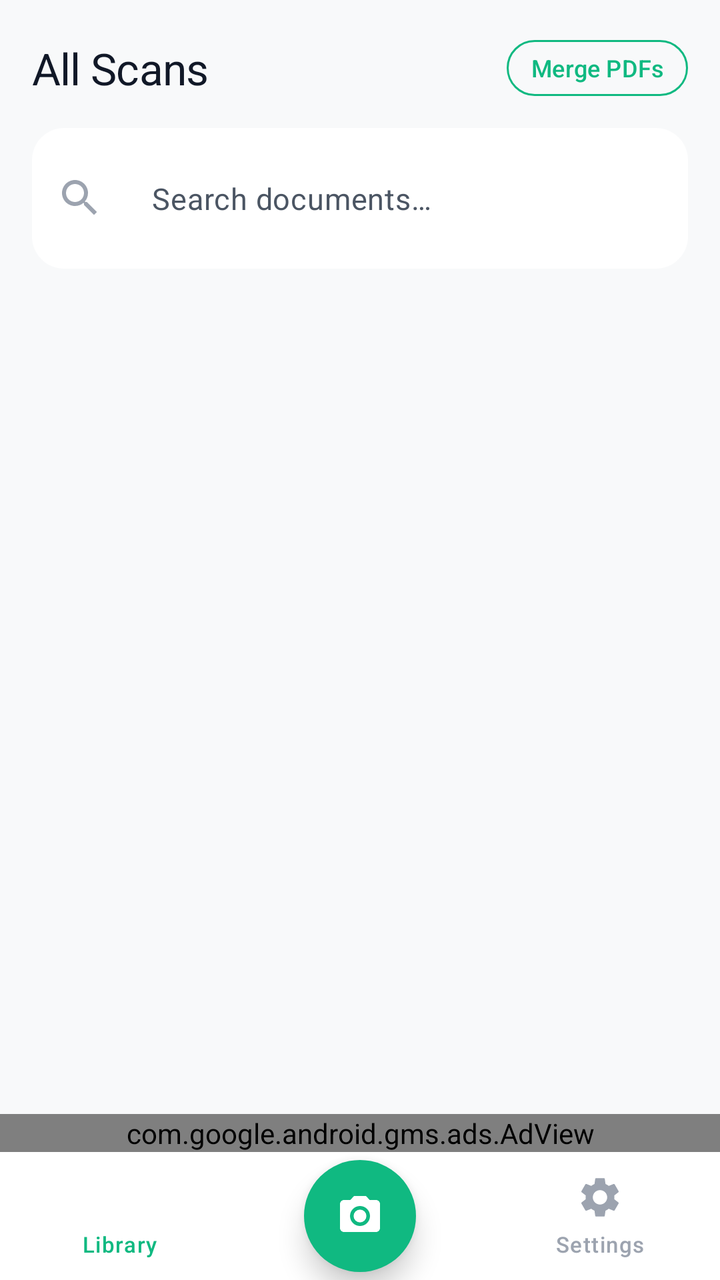
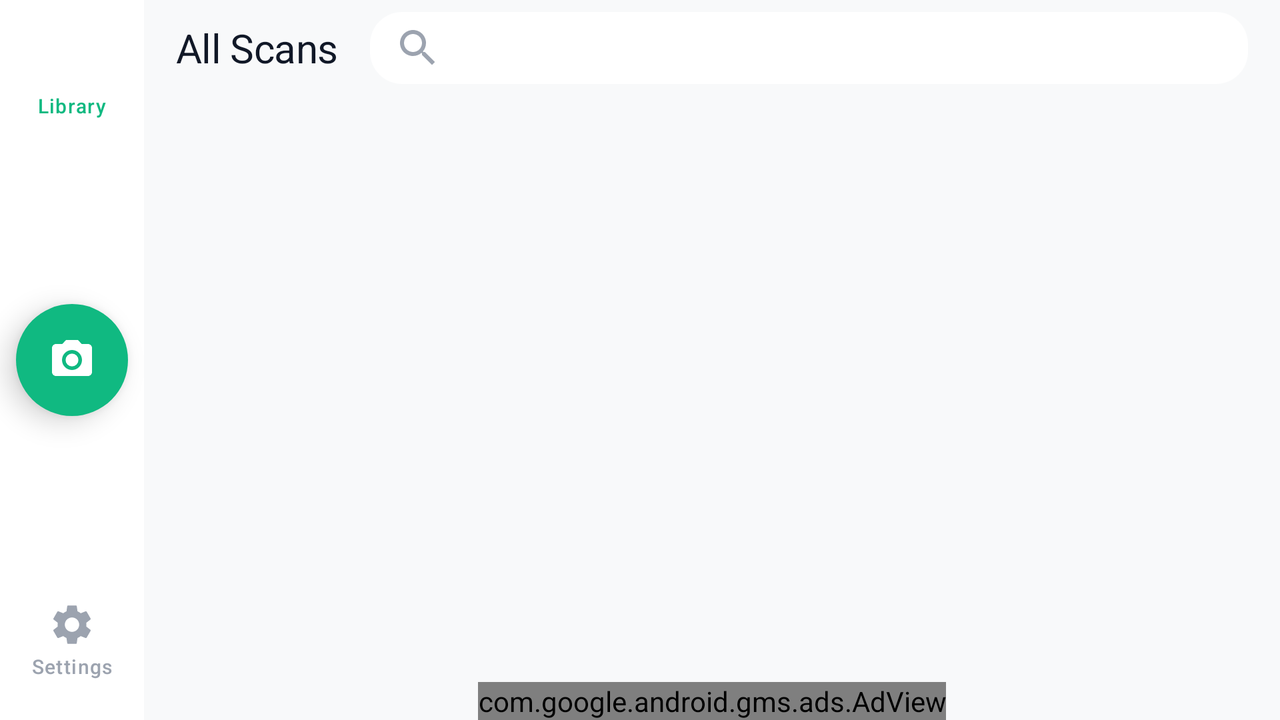

One screen, two layout resources from the same app: the default and the repository's alternative for another configuration. Each is rendered where Android would select it; the XML of both is given below.
<!-- AndroidManifest.xml: application theme Theme.AnScanner -->
<!-- res/layout/activity_library.xml -->
<?xml version="1.0" encoding="utf-8"?>
<androidx.constraintlayout.widget.ConstraintLayout xmlns:android="http://schemas.android.com/apk/res/android"
    xmlns:app="http://schemas.android.com/apk/res-auto"
    xmlns:tools="http://schemas.android.com/tools"
    android:layout_width="match_parent"
    android:layout_height="match_parent"
    android:background="@color/background_primary">

    <LinearLayout
        android:id="@+id/topSection"
        android:layout_width="0dp"
        android:layout_height="wrap_content"
        android:orientation="vertical"
        android:padding="@dimen/spacing_lg"
        app:layout_constraintTop_toTopOf="parent"
        app:layout_constraintStart_toStartOf="parent"
        app:layout_constraintEnd_toEndOf="parent">

        <LinearLayout
            android:layout_width="match_parent"
            android:layout_height="wrap_content"
            android:gravity="center_vertical"
            android:orientation="horizontal">

            <TextView
                android:id="@+id/tvTitle"
                android:layout_width="0dp"
                android:layout_height="wrap_content"
                android:layout_weight="1"
                android:text="@string/library_title"
                android:textAppearance="@style/TextAppearance.AnScanner.Headline" />

            <com.google.android.material.button.MaterialButton
                android:id="@+id/btnMergePdfsHeader"
                style="@style/Widget.Material3.Button.OutlinedButton"
                android:layout_width="wrap_content"
                android:layout_height="36dp"
                android:minHeight="0dp"
                android:paddingHorizontal="12dp"
                android:paddingVertical="0dp"
                android:text="@string/action_merge_pdfs"
                android:textColor="@color/accent_mint"
                android:textSize="12sp"
                app:cornerRadius="18dp"
                app:icon="@drawable/ic_merge_pdf"
                app:iconPadding="6dp"
                app:iconSize="16dp"
                app:iconTint="@color/accent_mint"
                app:strokeColor="@color/accent_mint"
                app:strokeWidth="1dp" />
        </LinearLayout>

        <LinearLayout
            android:id="@+id/searchContainer"
            android:layout_width="match_parent"
            android:layout_height="wrap_content"
            android:layout_marginTop="@dimen/spacing_md"
            android:background="@drawable/bg_card"
            android:backgroundTint="@color/surface_card"
            android:gravity="center_vertical"
            android:orientation="horizontal"
            android:paddingHorizontal="@dimen/spacing_md"
            android:paddingVertical="@dimen/spacing_sm">

            <ImageView
                android:layout_width="@dimen/icon_md"
                android:layout_height="@dimen/icon_md"
                android:src="@drawable/ic_search"
                android:importantForAccessibility="no"
                app:tint="@color/text_muted" />

            <EditText
                android:id="@+id/searchView"
                android:layout_width="match_parent"
                android:layout_height="wrap_content"
                android:layout_marginStart="@dimen/spacing_sm"
                android:background="@null"
                android:hint="@string/library_search_hint"
                android:inputType="text"
                android:maxLines="1"
                android:textColor="@color/text_primary"
                android:textColorHint="@color/text_secondary"
                android:textAppearance="@style/TextAppearance.AnScanner.Body" />
        </LinearLayout>
    </LinearLayout>

    <com.google.android.material.tabs.TabLayout
        android:id="@+id/tabLayout"
        android:layout_width="0dp"
        android:layout_height="wrap_content"
        android:background="@color/background_primary"
        app:tabIndicatorColor="@color/accent_mint"
        app:tabIndicatorHeight="3dp"
        app:tabSelectedTextColor="@color/accent_mint"
        app:tabTextColor="@color/text_secondary"
        app:tabMode="fixed"
        app:tabGravity="fill"
        app:tabRippleColor="@color/accent_mint_ripple"
        app:layout_constraintTop_toBottomOf="@id/topSection"
        app:layout_constraintStart_toStartOf="parent"
        app:layout_constraintEnd_toEndOf="parent" />

    <androidx.viewpager2.widget.ViewPager2
        android:id="@+id/viewPager"
        android:layout_width="0dp"
        android:layout_height="0dp"
        app:layout_constraintTop_toBottomOf="@id/tabLayout"
        app:layout_constraintBottom_toTopOf="@id/adView"
        app:layout_constraintStart_toStartOf="parent"
        app:layout_constraintEnd_toEndOf="parent" />

    <com.google.android.gms.ads.AdView
        android:id="@+id/adView"
        android:layout_width="match_parent"
        android:layout_height="wrap_content"
        android:layout_gravity="center"
        app:adSize="BANNER"
        app:adUnitId="@string/admob_banner_ad_unit_id"
        app:layout_constraintBottom_toTopOf="@id/bottomNavContainer"
        app:layout_constraintStart_toStartOf="parent"
        app:layout_constraintEnd_toEndOf="parent" />

    <androidx.constraintlayout.widget.ConstraintLayout
        android:id="@+id/bottomNavContainer"
        android:layout_width="0dp"
        android:layout_height="wrap_content"
        android:background="@color/nav_bar_background"
        app:layout_constraintBottom_toBottomOf="parent"
        app:layout_constraintStart_toStartOf="parent"
        app:layout_constraintEnd_toEndOf="parent">

        <FrameLayout
            android:id="@+id/bottomNavBar"
            android:layout_width="0dp"
            android:layout_height="@dimen/bottom_nav_height"
            app:layout_constraintTop_toTopOf="parent"
            app:layout_constraintBottom_toBottomOf="parent"
            app:layout_constraintStart_toStartOf="parent"
            app:layout_constraintEnd_toEndOf="parent">

            <LinearLayout
                android:layout_width="match_parent"
                android:layout_height="match_parent"
                android:orientation="horizontal"
                android:weightSum="3">

                <LinearLayout
                    android:id="@+id/navLibrary"
                    android:layout_width="0dp"
                    android:layout_height="match_parent"
                    android:layout_weight="1"
                    android:gravity="center"
                    android:contentDescription="@string/nav_library"
                    android:orientation="vertical">

                    <ImageView
                        android:layout_width="@dimen/icon_md"
                        android:layout_height="@dimen/icon_md"
                        android:src="@drawable/ic_library"
                        android:importantForAccessibility="no"
                        app:tint="@color/nav_icon_active" />

                    <TextView
                        android:layout_width="wrap_content"
                        android:layout_height="wrap_content"
                        android:layout_marginTop="4dp"
                        android:text="@string/nav_library"
                        android:textAppearance="@style/TextAppearance.AnScanner.Label"
                        android:textColor="@color/nav_icon_active" />
                </LinearLayout>

                <Space
                    android:layout_width="0dp"
                    android:layout_height="match_parent"
                    android:layout_weight="1" />

                <LinearLayout
                    android:id="@+id/navSettings"
                    android:layout_width="0dp"
                    android:layout_height="match_parent"
                    android:layout_weight="1"
                    android:gravity="center"
                    android:contentDescription="@string/nav_settings"
                    android:orientation="vertical">

                    <ImageView
                        android:layout_width="@dimen/icon_md"
                        android:layout_height="@dimen/icon_md"
                        android:src="@drawable/ic_settings"
                        android:importantForAccessibility="no"
                        app:tint="@color/nav_icon_inactive" />

                    <TextView
                        android:layout_width="wrap_content"
                        android:layout_height="wrap_content"
                        android:layout_marginTop="4dp"
                        android:text="@string/nav_settings"
                        android:textAppearance="@style/TextAppearance.AnScanner.Label"
                        android:textColor="@color/nav_icon_inactive" />
                </LinearLayout>
            </LinearLayout>
        </FrameLayout>

        <com.google.android.material.floatingactionbutton.FloatingActionButton
            android:id="@+id/fabCamera"
            style="@style/Widget.AnScanner.FAB.Camera"
            android:layout_width="wrap_content"
            android:layout_height="wrap_content"
            android:contentDescription="@string/cd_camera"
            android:src="@drawable/ic_camera"
            app:elevation="@dimen/camera_fab_elevation"
            app:tint="@color/text_on_accent"
            app:layout_constraintStart_toStartOf="parent"
            app:layout_constraintEnd_toEndOf="parent"
            app:layout_constraintTop_toTopOf="@id/bottomNavBar"
            app:layout_constraintBottom_toBottomOf="@id/bottomNavBar" />

    </androidx.constraintlayout.widget.ConstraintLayout>
</androidx.constraintlayout.widget.ConstraintLayout>
<!-- resources referenced by this layout -->
<resources>
  <color name="accent_mint">#FF10B981</color>
  <color name="accent_mint_ripple">#3310B981</color>
  <color name="background_primary">#FFF8F9FA</color>
  <color name="nav_bar_background">#FFFFFFFF</color>
  <color name="nav_icon_active">#FF10B981</color>
  <color name="nav_icon_inactive">#FF9CA3AF</color>
  <color name="surface_card">#FFFFFFFF</color>
  <color name="text_muted">#FF9CA3AF</color>
  <color name="text_on_accent">#FFFFFFFF</color>
  <color name="text_primary">#FF111827</color>
  <color name="text_secondary">#FF4B5563</color>
  <dimen name="bottom_nav_height">64dp</dimen>
  <dimen name="camera_fab_elevation">8dp</dimen>
  <dimen name="icon_md">24dp</dimen>
  <dimen name="spacing_lg">16dp</dimen>
  <dimen name="spacing_md">12dp</dimen>
  <dimen name="spacing_sm">8dp</dimen>
  <string name="action_merge_pdfs">Merge PDFs</string>
  <string name="admob_banner_ad_unit_id" translatable="false">ca-app-pub-6921879884284454/8435177106</string>
  <string name="cd_camera">Open camera</string>
  <string name="library_search_hint">Search documents…</string>
  <string name="library_title">All Scans</string>
  <string name="nav_library">Library</string>
  <string name="nav_settings">Settings</string>
  <dimen name="radius_lg">16dp</dimen>
  <style name="ShapeAppearance.AnScanner.FAB" parent="">
          <item name="cornerFamily">rounded</item>
          <item name="cornerSize">50%</item>
      </style>
  <color name="md_theme_primary">#FF10B981</color>
  <color name="md_theme_onPrimary">#FFFFFFFF</color>
  <color name="md_theme_primaryContainer">#FFE6F4EA</color>
  <color name="md_theme_onPrimaryContainer">#FF065F46</color>
  <color name="md_theme_secondary">#FF059669</color>
  <color name="md_theme_onSecondary">#FFFFFFFF</color>
  <color name="md_theme_error">#FFEF4444</color>
  <color name="md_theme_onError">#FFFFFFFF</color>
  <color name="md_theme_background">#FFF8F9FA</color>
  <color name="md_theme_onBackground">#FF111827</color>
  <color name="md_theme_surface">#FFFFFFFF</color>
  <color name="md_theme_onSurface">#FF111827</color>
  <color name="md_theme_surfaceVariant">#FFF1F3F5</color>
  <color name="md_theme_onSurfaceVariant">#FF4B5563</color>
  <color name="md_theme_outline">#FFE5E7EB</color>
  <color name="status_bar">#FFF8F9FA</color>
  <color name="navigation_bar">#FFFFFFFF</color>
  <color name="text_hint">#FF9CA3AF</color>
  <style name="ShapeAppearance.AnScanner.SmallComponent" parent="ShapeAppearance.Material3.SmallComponent">
          <item name="cornerFamily">rounded</item>
          <item name="cornerSize">@dimen/radius_sm</item>
      </style>
  <style name="ShapeAppearance.AnScanner.MediumComponent" parent="ShapeAppearance.Material3.MediumComponent">
          <item name="cornerFamily">rounded</item>
          <item name="cornerSize">@dimen/radius_lg</item>
      </style>
  <style name="ShapeAppearance.AnScanner.LargeComponent" parent="ShapeAppearance.Material3.LargeComponent">
          <item name="cornerFamily">rounded</item>
          <item name="cornerSize">@dimen/radius_xl</item>
      </style>
  <dimen name="button_height_primary">52dp</dimen>
  <dimen name="button_corner_radius">12dp</dimen>
  <dimen name="elevation_card">2dp</dimen>
  <dimen name="card_padding">16dp</dimen>
  <dimen name="text_input_corner_radius">12dp</dimen>
  <color name="divider">#FFE5E7EB</color>
  <color name="surface_elevated">#FFFFFFFF</color>
  <style name="Widget.AnScanner.BottomSheet" parent="Widget.Material3.BottomSheet">
          <item name="backgroundTint">@color/surface_card</item>
          <item name="shapeAppearance">@style/ShapeAppearance.AnScanner.BottomSheet</item>
      </style>
  <dimen name="radius_sm">8dp</dimen>
  <dimen name="radius_xl">24dp</dimen>
  <dimen name="radius_bottom_sheet">28dp</dimen>
  <!-- some entries are left out for length -->
</resources>
<!-- res/layout-land/activity_library.xml (the repository's variant of the layout above) -->
<!-- drawn on the phone turned sideways -->
<?xml version="1.0" encoding="utf-8"?>
<androidx.constraintlayout.widget.ConstraintLayout xmlns:android="http://schemas.android.com/apk/res/android"
    xmlns:app="http://schemas.android.com/apk/res-auto"
    xmlns:tools="http://schemas.android.com/tools"
    android:layout_width="match_parent"
    android:layout_height="match_parent"
    android:background="@color/background_primary">

    
    <androidx.constraintlayout.widget.ConstraintLayout
        android:id="@+id/bottomNavContainer"
        android:layout_width="72dp"
        android:layout_height="0dp"
        android:background="@color/nav_bar_background"
        app:layout_constraintStart_toStartOf="parent"
        app:layout_constraintTop_toTopOf="parent"
        app:layout_constraintBottom_toBottomOf="parent">

        <FrameLayout
            android:id="@+id/bottomNavBar"
            android:layout_width="match_parent"
            android:layout_height="match_parent"
            app:layout_constraintStart_toStartOf="parent"
            app:layout_constraintEnd_toEndOf="parent"
            app:layout_constraintTop_toTopOf="parent"
            app:layout_constraintBottom_toBottomOf="parent">

            <LinearLayout
                android:layout_width="match_parent"
                android:layout_height="match_parent"
                android:orientation="vertical"
                android:gravity="center_horizontal"
                android:paddingVertical="12dp">

                
                <LinearLayout
                    android:id="@+id/navLibrary"
                    android:layout_width="match_parent"
                    android:layout_height="wrap_content"
                    android:gravity="center"
                    android:contentDescription="@string/nav_library"
                    android:orientation="vertical"
                    android:paddingVertical="8dp">

                    <ImageView
                        android:layout_width="@dimen/icon_md"
                        android:layout_height="@dimen/icon_md"
                        android:src="@drawable/ic_library"
                        android:importantForAccessibility="no"
                        app:tint="@color/nav_icon_active" />

                    <TextView
                        android:layout_width="wrap_content"
                        android:layout_height="wrap_content"
                        android:layout_marginTop="2dp"
                        android:text="@string/nav_library"
                        android:textAppearance="@style/TextAppearance.AnScanner.Label"
                        android:textSize="10sp"
                        android:textColor="@color/nav_icon_active" />
                </LinearLayout>

                <Space
                    android:layout_width="match_parent"
                    android:layout_height="0dp"
                    android:layout_weight="1" />

                
                <LinearLayout
                    android:id="@+id/navSettings"
                    android:layout_width="match_parent"
                    android:layout_height="wrap_content"
                    android:gravity="center"
                    android:contentDescription="@string/nav_settings"
                    android:orientation="vertical"
                    android:paddingVertical="8dp">

                    <ImageView
                        android:layout_width="@dimen/icon_md"
                        android:layout_height="@dimen/icon_md"
                        android:src="@drawable/ic_settings"
                        android:importantForAccessibility="no"
                        app:tint="@color/nav_icon_inactive" />

                    <TextView
                        android:layout_width="wrap_content"
                        android:layout_height="wrap_content"
                        android:layout_marginTop="2dp"
                        android:text="@string/nav_settings"
                        android:textAppearance="@style/TextAppearance.AnScanner.Label"
                        android:textSize="10sp"
                        android:textColor="@color/nav_icon_inactive" />
                </LinearLayout>

            </LinearLayout>
        </FrameLayout>

        
        <com.google.android.material.floatingactionbutton.FloatingActionButton
            android:id="@+id/fabCamera"
            style="@style/Widget.AnScanner.FAB.Camera"
            android:layout_width="wrap_content"
            android:layout_height="wrap_content"
            android:contentDescription="@string/cd_camera"
            android:src="@drawable/ic_camera"
            app:elevation="@dimen/camera_fab_elevation"
            app:tint="@color/text_on_accent"
            app:layout_constraintStart_toStartOf="parent"
            app:layout_constraintEnd_toEndOf="parent"
            app:layout_constraintTop_toTopOf="parent"
            app:layout_constraintBottom_toBottomOf="parent" />

    </androidx.constraintlayout.widget.ConstraintLayout>

    
    <LinearLayout
        android:id="@+id/topSection"
        android:layout_width="0dp"
        android:layout_height="wrap_content"
        android:orientation="horizontal"
        android:gravity="center_vertical"
        android:paddingHorizontal="16dp"
        android:paddingVertical="6dp"
        app:layout_constraintTop_toTopOf="parent"
        app:layout_constraintStart_toEndOf="@id/bottomNavContainer"
        app:layout_constraintEnd_toEndOf="parent">

        <TextView
            android:id="@+id/tvTitle"
            android:layout_width="wrap_content"
            android:layout_height="wrap_content"
            android:text="@string/library_title"
            android:textAppearance="@style/TextAppearance.AnScanner.Headline"
            android:textSize="20sp" />

        <LinearLayout
            android:id="@+id/searchContainer"
            android:layout_width="0dp"
            android:layout_height="36dp"
            android:layout_weight="1"
            android:layout_marginStart="16dp"
            android:background="@drawable/bg_card"
            android:backgroundTint="@color/surface_card"
            android:gravity="center_vertical"
            android:orientation="horizontal"
            android:paddingHorizontal="12dp">

            <ImageView
                android:layout_width="@dimen/icon_md"
                android:layout_height="@dimen/icon_md"
                android:src="@drawable/ic_search"
                android:importantForAccessibility="no"
                app:tint="@color/text_muted" />

            <EditText
                android:id="@+id/searchView"
                android:layout_width="match_parent"
                android:layout_height="wrap_content"
                android:layout_marginStart="@dimen/spacing_sm"
                android:background="@null"
                android:hint="@string/library_search_hint"
                android:inputType="text"
                android:maxLines="1"
                android:textColor="@color/text_primary"
                android:textColorHint="@color/text_secondary"
                android:textSize="13sp" />
        </LinearLayout>
    </LinearLayout>

    
    <com.google.android.material.tabs.TabLayout
        android:id="@+id/tabLayout"
        android:layout_width="0dp"
        android:layout_height="36dp"
        android:background="@color/background_primary"
        app:tabIndicatorColor="@color/accent_mint"
        app:tabIndicatorHeight="3dp"
        app:tabSelectedTextColor="@color/accent_mint"
        app:tabTextColor="@color/text_secondary"
        app:tabMode="fixed"
        app:tabGravity="fill"
        app:tabRippleColor="@color/accent_mint_ripple"
        app:layout_constraintTop_toBottomOf="@id/topSection"
        app:layout_constraintStart_toEndOf="@id/bottomNavContainer"
        app:layout_constraintEnd_toEndOf="parent" />

    
    <androidx.viewpager2.widget.ViewPager2
        android:id="@+id/viewPager"
        android:layout_width="0dp"
        android:layout_height="0dp"
        app:layout_constraintTop_toBottomOf="@id/tabLayout"
        app:layout_constraintBottom_toTopOf="@id/adView"
        app:layout_constraintStart_toEndOf="@id/bottomNavContainer"
        app:layout_constraintEnd_toEndOf="parent" />

    
    <com.google.android.gms.ads.AdView
        android:id="@+id/adView"
        android:layout_width="wrap_content"
        android:layout_height="wrap_content"
        app:adSize="BANNER"
        app:adUnitId="@string/admob_banner_ad_unit_id"
        app:layout_constraintBottom_toBottomOf="parent"
        app:layout_constraintStart_toEndOf="@id/bottomNavContainer"
        app:layout_constraintEnd_toEndOf="parent" />

</androidx.constraintlayout.widget.ConstraintLayout>
<!-- resources referenced by the variant -->
<!-- as the phone turned sideways resolves them -->
<resources>
  <color name="accent_mint">#FF10B981</color>
  <color name="accent_mint_ripple">#3310B981</color>
  <color name="background_primary">#FFF8F9FA</color>
  <color name="nav_bar_background">#FFFFFFFF</color>
  <color name="nav_icon_active">#FF10B981</color>
  <color name="nav_icon_inactive">#FF9CA3AF</color>
  <color name="surface_card">#FFFFFFFF</color>
  <color name="text_muted">#FF9CA3AF</color>
  <color name="text_on_accent">#FFFFFFFF</color>
  <color name="text_primary">#FF111827</color>
  <color name="text_secondary">#FF4B5563</color>
  <dimen name="camera_fab_elevation">8dp</dimen>
  <dimen name="icon_md">24dp</dimen>
  <dimen name="spacing_sm">8dp</dimen>
  <string name="admob_banner_ad_unit_id" translatable="false">ca-app-pub-6921879884284454/8435177106</string>
  <string name="cd_camera">Open camera</string>
  <string name="library_search_hint">Search documents…</string>
  <string name="library_title">All Scans</string>
  <string name="nav_library">Library</string>
  <string name="nav_settings">Settings</string>
  <dimen name="radius_lg">16dp</dimen>
  <style name="ShapeAppearance.AnScanner.FAB" parent="">
          <item name="cornerFamily">rounded</item>
          <item name="cornerSize">50%</item>
      </style>
  <color name="md_theme_primary">#FF10B981</color>
  <color name="md_theme_onPrimary">#FFFFFFFF</color>
  <color name="md_theme_primaryContainer">#FFE6F4EA</color>
  <color name="md_theme_onPrimaryContainer">#FF065F46</color>
  <color name="md_theme_secondary">#FF059669</color>
  <color name="md_theme_onSecondary">#FFFFFFFF</color>
  <color name="md_theme_error">#FFEF4444</color>
  <color name="md_theme_onError">#FFFFFFFF</color>
  <color name="md_theme_background">#FFF8F9FA</color>
  <color name="md_theme_onBackground">#FF111827</color>
  <color name="md_theme_surface">#FFFFFFFF</color>
  <color name="md_theme_onSurface">#FF111827</color>
  <color name="md_theme_surfaceVariant">#FFF1F3F5</color>
  <color name="md_theme_onSurfaceVariant">#FF4B5563</color>
  <color name="md_theme_outline">#FFE5E7EB</color>
  <color name="status_bar">#FFF8F9FA</color>
  <color name="navigation_bar">#FFFFFFFF</color>
  <color name="text_hint">#FF9CA3AF</color>
  <style name="ShapeAppearance.AnScanner.SmallComponent" parent="ShapeAppearance.Material3.SmallComponent">
          <item name="cornerFamily">rounded</item>
          <item name="cornerSize">@dimen/radius_sm</item>
      </style>
  <style name="ShapeAppearance.AnScanner.MediumComponent" parent="ShapeAppearance.Material3.MediumComponent">
          <item name="cornerFamily">rounded</item>
          <item name="cornerSize">@dimen/radius_lg</item>
      </style>
  <style name="ShapeAppearance.AnScanner.LargeComponent" parent="ShapeAppearance.Material3.LargeComponent">
          <item name="cornerFamily">rounded</item>
          <item name="cornerSize">@dimen/radius_xl</item>
      </style>
  <dimen name="button_height_primary">52dp</dimen>
  <style name="TextAppearance.AnScanner.Button" parent="TextAppearance.Material3.LabelLarge">
          <item name="android:textSize">15sp</item>
          <item name="android:fontFamily">sans-serif-medium</item>
          <item name="android:letterSpacing">0.02</item>
      </style>
  <dimen name="button_corner_radius">12dp</dimen>
  <dimen name="elevation_card">2dp</dimen>
  <dimen name="card_padding">16dp</dimen>
  <dimen name="text_input_corner_radius">12dp</dimen>
  <color name="divider">#FFE5E7EB</color>
  <color name="surface_elevated">#FFFFFFFF</color>
  <style name="Widget.AnScanner.BottomSheet" parent="Widget.Material3.BottomSheet">
          <item name="backgroundTint">@color/surface_card</item>
          <item name="shapeAppearance">@style/ShapeAppearance.AnScanner.BottomSheet</item>
      </style>
  <dimen name="radius_sm">8dp</dimen>
  <dimen name="radius_xl">24dp</dimen>
  <dimen name="radius_bottom_sheet">28dp</dimen>
  <!-- some entries are left out for length -->
</resources>
